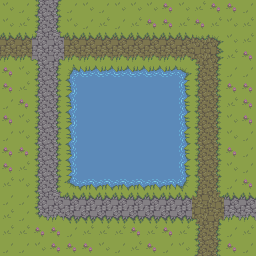

This is a level from a 2D game, rendered from its Tiled map with the project's own tilesets. A one-line summary and the map file follow, with tile-layer data summarised:
An orthogonal 16x16 tile map with 16x16 px tiles, 1 tile layer (Tile Layer 1) and 11 objects.

<map version="1.0" orientation="orthogonal" renderorder="right-down" width="16" height="16" tilewidth="16" tileheight="16" nextobjectid="17">
 <tileset firstgid="1" name="overworld_tileset" tilewidth="16" tileheight="16">
  <image source="../Tilesets/overworld_tileset.png" width="256" height="96" />
 </tileset>
 <layer name="Tile Layer 1" width="16" height="16">
  <data>[256 cells, 256 non-empty, 20 distinct tile ids]</data>
 </layer>
 <objectgroup name="Path">
  <object id="1" x="40" y="0" width="16" height="216" />
  <object id="2" x="40" y="200" width="216" height="16" />
  <object id="3" x="0" y="40" width="216" height="16" />
  <object id="4" x="200" y="40" width="16" height="216" />
 </objectgroup>
 <objectgroup name="Water">
  <object id="5" x="71" y="71" width="113.667" height="114.333" />
 </objectgroup>
 <objectgroup name="Waypoints">
  <object id="6" x="-8" y="40" width="16" height="16">
   <properties>
    <property name="NextWaypoints" value="1" />
    <property name="WaypointID" value="0" />
    <property name="WaypointType" value="0" />
   </properties>
  </object>
  <object id="7" x="200" y="40" width="16" height="16">
   <properties>
    <property name="NextWaypoints" value="2" />
    <property name="WaypointID" value="1" />
    <property name="WaypointType" value="1" />
   </properties>
  </object>
  <object id="8" x="200" y="248" width="16" height="16">
   <properties>
    <property name="NextWaypoints" value="" />
    <property name="WaypointID" value="2" />
    <property name="WaypointType" value="2" />
   </properties>
  </object>
  <object id="14" x="40" y="-8" width="16" height="16">
   <properties>
    <property name="NextWaypoints" value="4" />
    <property name="WaypointID" value="3" />
    <property name="WaypointType" value="0" />
   </properties>
  </object>
  <object id="15" x="40" y="200" width="16" height="16">
   <properties>
    <property name="NextWaypoints" value="5" />
    <property name="WaypointID" value="4" />
    <property name="WaypointType" value="1" />
   </properties>
  </object>
  <object id="16" x="248" y="200" width="16" height="16">
   <properties>
    <property name="NextWaypoints" value="-1" />
    <property name="WaypointID" value="5" />
    <property name="WaypointType" value="2" />
   </properties>
  </object>
 </objectgroup>
</map>
